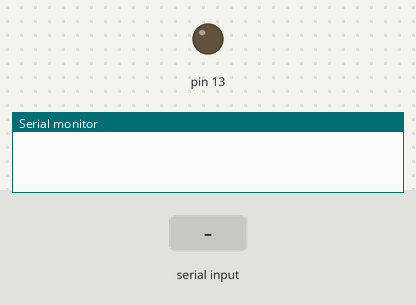
Recording of a sketch running on a simulated Arduino Uno, built with avr-gcc and run on an emulated ATmega328P. On the bench: output pins drawn as LEDs (lit = HIGH), the last lines printed to the serial monitor. The inputs (shaded band) are chosen by the test bench.

Above: at 1.2 s.
1.3 s: "1" received over Serial
At 1.9 s:
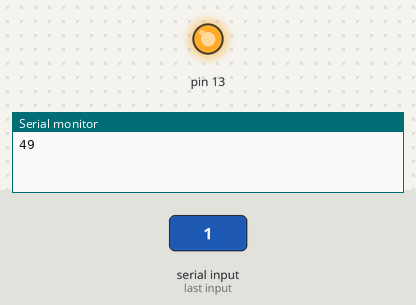
2.8 s: "0" received over Serial
At 4.2 s:
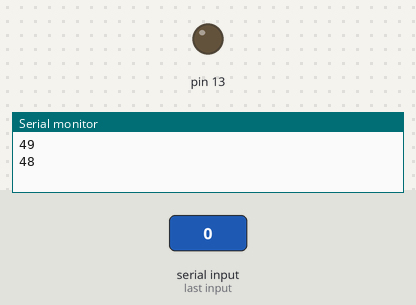
Timing chart, 0 to 5.8 s (numbered marks = the images above; inputs shaded):
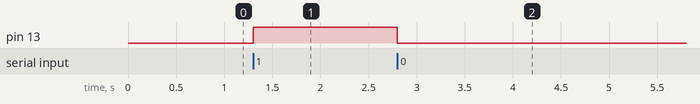

The sketch:

_________LED__.ino
```cpp
void setup() {
  Serial.begin(9600);
  pinMode(13, OUTPUT);
}

int i;

void loop() {
  if (Serial.available() > 0) {
    i = Serial.read();
    Serial.println(i);
    if (i == '1') digitalWrite(13, HIGH);
    if (i == '0') digitalWrite(13, LOW);
  }
}
```

Measured:
- after the input at 1.3 s, pin 13: LOW → HIGH at once
- after the input at 2.8 s, pin 13: HIGH → LOW at once
